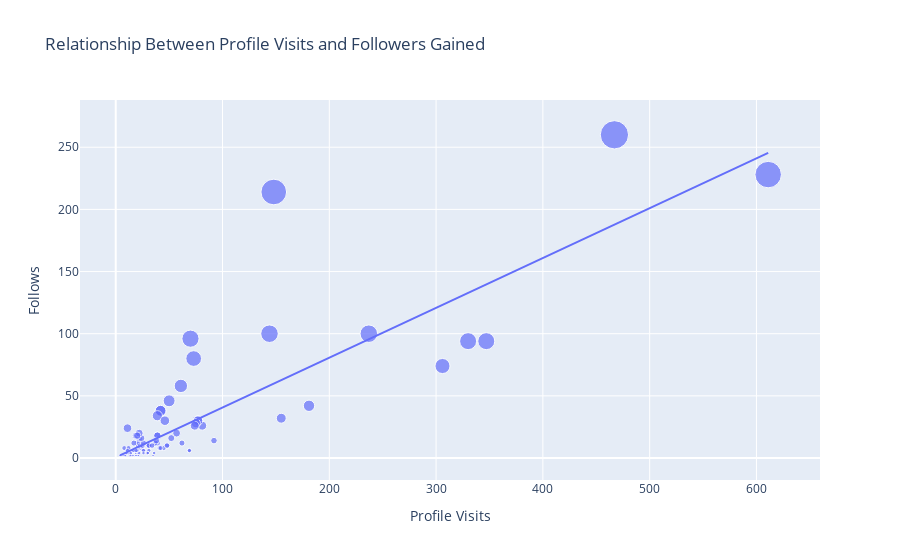

Source (notebook cell):
### Markdown cell above
**Look at the relationship between the total profile visits and the number of followers gained from all profile visits:**

### Code cell
figure = px.scatter(data_frame = data, x="Profile Visits",
                    y="Follows", size="Follows", trendline="ols", 
                    title = "Relationship Between Profile Visits and Followers Gained")
figure.show()

### Figure 1 — Plotly figure (JSON) as saved in the notebook; plotly's stock layout.template omitted (floating-point values rounded to 4 significant figures)
{"data": [{"hovertemplate": "Profile Visits=%{x}<br>Follows=%{marker.size}<extra></extra>", "legendgroup": "", "marker": {"color": "#636efa", "size": [2, 10, 12, 8, 0, 2, 0, 6, 4, 6, 4, 0, 2, 4, 42, 6, 2, 2, 30, 0, 0, 24, 100, 2, 4, 6, 6, 6, 2, 2, 20, 2, 4, 8, 26, 2, 2, 4, 0, 2, 94, 8, 18, 10, 4, 4, 4, 4, 18, 38, 10, 12, 4, 4, 74, 0, 6, 6, 0, 6, 12, 10, 8, 8, 46, 12, 10, 94, 6, 10, 6, 4, 12, 16, 12, 8, 32, 8, 16, 6, 10, 10, 6, 2, 2, 30, 0, 4, 4, 18, 38, 10, 2, 4, 6, 6, 6, 2, 2, 14, 8, 14, 28, 18, 12, 34, 26, 260, 16, 96, 20, 30, 58, 100, 80, 18, 10, 214, 228], "sizemode": "area", "sizeref": 0.65, "symbol": "circle"}, "mode": "markers", "name": "", "orientation": "v", "showlegend": false, "type": "scatter", "x": [35, 48, 62, 23, 8, 9, 26, 12, 36, 31, 29, 15, 8, 20, 181, 17, 16, 21, 77, 10, 9, 11, 144, 14, 10, 19, 69, 11, 19, 9, 57, 13, 11, 24, 81, 4, 7, 14, 18, 8, 330, 21, 19, 32, 19, 21, 14, 30, 39, 42, 31, 20, 12, 22, 306, 13, 26, 16, 15, 15, 39, 21, 8, 45, 50, 37, 25, 347, 26, 48, 16, 26, 17, 52, 22, 41, 155, 12, 22, 20, 23, 25, 17, 16, 21, 77, 10, 14, 30, 39, 42, 31, 14, 10, 19, 69, 11, 19, 9, 38, 42, 92, 75, 21, 26, 39, 74, 467, 24, 70, 22, 46, 61, 237, 73, 20, 34, 148, 611], "xaxis": "x", "y": [2, 10, 12, 8, 0, 2, 0, 6, 4, 6, 4, 0, 2, 4, 42, 6, 2, 2, 30, 0, 0, 24, 100, 2, 4, 6, 6, 6, 2, 2, 20, 2, 4, 8, 26, 2, 2, 4, 0, 2, 94, 8, 18, 10, 4, 4, 4, 4, 18, 38, 10, 12, 4, 4, 74, 0, 6, 6, 0, 6, 12, 10, 8, 8, 46, 12, 10, 94, 6, 10, 6, 4, 12, 16, 12, 8, 32, 8, 16, 6, 10, 10, 6, 2, 2, 30, 0, 4, 4, 18, 38, 10, 2, 4, 6, 6, 6, 2, 2, 14, 8, 14, 28, 18, 12, 34, 26, 260, 16, 96, 20, 30, 58, 100, 80, 18, 10, 214, 228], "yaxis": "y"}, {"hovertemplate": "<b>OLS trendline</b><br>Follows = 0.400884 * Profile Visits + 0.46283<br>R<sup>2</sup>=0.727868<br><br>Profile Visits=%{x}<br>Follows=%{y} <b>(trend)</b><extra></extra>", "legendgroup": "", "marker": {"color": "#636efa", "symbol": "circle"}, "mode": "lines", "name": "", "showlegend": false, "type": "scatter", "x": [4, 7, 8, 8, 8, 8, 9, 9, 9, 9, 10, 10, 10, 10, 11, 11, 11, 11, 12, 12, 12, 13, 13, 14, 14, 14, 14, 14, 15, 15, 15, 16, 16, 16, 16, 17, 17, 17, 18, 19, 19, 19, 19, 19, 19, 20, 20, 20, 20, 21, 21, 21, 21, 21, 21, 22, 22, 22, 22, 23, 23, 24, 24, 25, 25, 26, 26, 26, 26, 26, 29, 30, 30, 31, 31, 31, 32, 34, 35, 36, 37, 38, 39, 39, 39, 39, 41, 42, 42, 42, 45, 46, 48, 48, 50, 52, 57, 61, 62, 69, 69, 70, 73, 74, 75, 77, 77, 81, 92, 144, 148, 155, 181, 237, 306, 330, 347, 467, 611], "xaxis": "x", "y": [2.066, 3.269, 3.67, 3.67, 3.67, 3.67, 4.071, 4.071, 4.071, 4.071, 4.472, 4.472, 4.472, 4.472, 4.873, 4.873, 4.873, 4.873, 5.273, 5.273, 5.273, 5.674, 5.674, 6.075, 6.075, 6.075, 6.075, 6.075, 6.476, 6.476, 6.476, 6.877, 6.877, 6.877, 6.877, 7.278, 7.278, 7.278, 7.679, 8.08, 8.08, 8.08, 8.08, 8.08, 8.08, 8.481, 8.481, 8.481, 8.481, 8.881, 8.881, 8.881, 8.881, 8.881, 8.881, 9.282, 9.282, 9.282, 9.282, 9.683, 9.683, 10.08, 10.08, 10.48, 10.48, 10.89, 10.89, 10.89, 10.89, 10.89, 12.09, 12.49, 12.49, 12.89, 12.89, 12.89, 13.29, 14.09, 14.49, 14.89, 15.3, 15.7, 16.1, 16.1, 16.1, 16.1, 16.9, 17.3, 17.3, 17.3, 18.5, 18.9, 19.71, 19.71, 20.51, 21.31, 23.31, 24.92, 25.32, 28.12, 28.12, 28.52, 29.73, 30.13, 30.53, 31.33, 31.33, 32.93, 37.34, 58.19, 59.79, 62.6, 73.02, 95.47, 123.1, 132.8, 139.6, 187.7, 245.4], "yaxis": "y"}], "layout": {"legend": {"itemsizing": "constant", "tracegroupgap": 0}, "title": {"text": "Relationship Between Profile Visits and Followers Gained"}, "xaxis": {"anchor": "y", "domain": [0, 1], "title": {"text": "Profile Visits"}}, "yaxis": {"anchor": "x", "domain": [0, 1], "title": {"text": "Follows"}}}}
